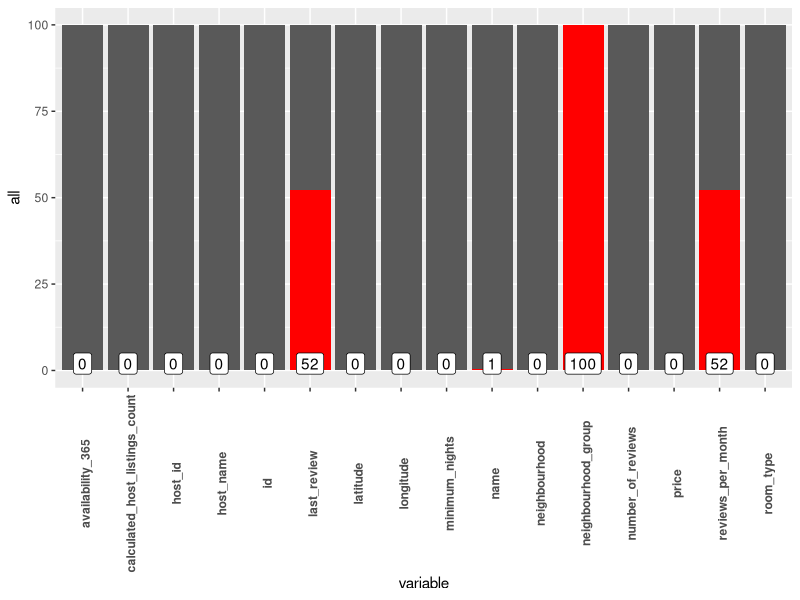
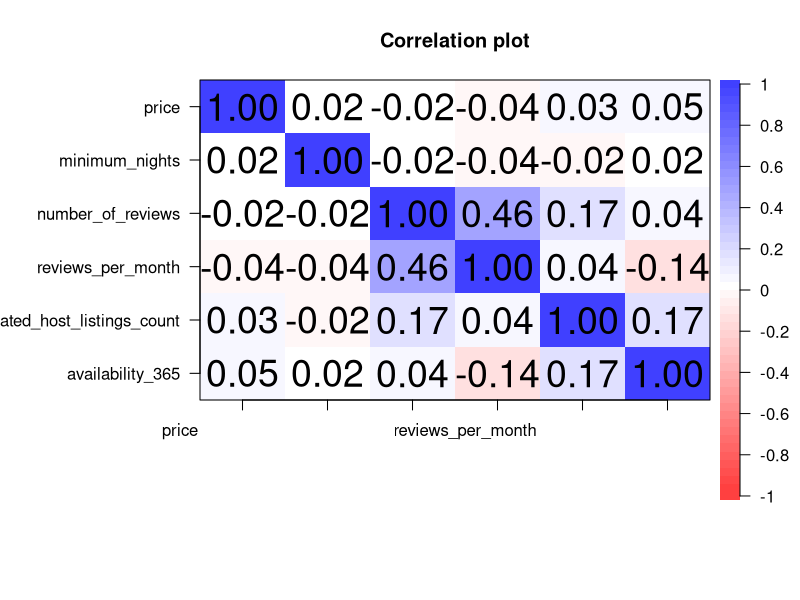

Recreate these plots in R, in order.

#Here i will analyze and explore the bnb data in turky 

#loading the libraries 

library(tidyverse)
library(caret)
library(mice)
library(psych)

#importing the data 

bnb<-read_csv(file = "./data sets/AirbnbIstanbul.csv",col_types = "ccccfcnncnnnTnnn")


#looking at the missing values in the data 

Mpercent<-apply(bnb,2,function(x){
        ((is.na(x)%>%sum())/length(x))*100%>%round(digits = 2)
})%>%data.frame()%>%mutate(variables=rownames(apply(bnb,2,function(x){
        ((is.na(x)%>%sum())/length(x))*100%>%round(digits = 2)
})%>%data.frame()))%>%mutate(hundered=rep(100,16))

colnames(Mpercent)<-c("percent missing","variable","all")

Mpercent%>%ggplot(aes(x=variable,y=all))+
        geom_col()+
        geom_col(aes(x=variable,y=`percent missing`),fill="red")+
        geom_label(data=Mpercent,aes(x=variable,label=round(`percent missing`),2))+
        theme(axis.text.x = element_text(angle = 90,vjust=.8,face="bold"))


#i will remove neighbourhood variable 

bnb<-bnb%>%select(-neighbourhood_group)

#then i will use knn to impute the number of reviews per month 
dataimpute<-bnb%>%select(-last_review)%>%mice()%>%complete()%>%data.frame()

bnb<-bnb%>%mutate(reviews_per_month=dataimpute$reviews_per_month)

#To know i have nothing to do with missed dates , so i will use complete obs every time i need it

#Now i want to look at the correlation between all variables 

#Iwill extract the numeric variables 

numv<-bnb%>%select(price,minimum_nights,number_of_reviews,reviews_per_month,calculated_host_listings_count,availability_365)

cor(numv)%>%matrix(nrow = ncol(numv),
                   dimnames = list(names(numv),names(numv)))%>%corPlot(numbers = T)
